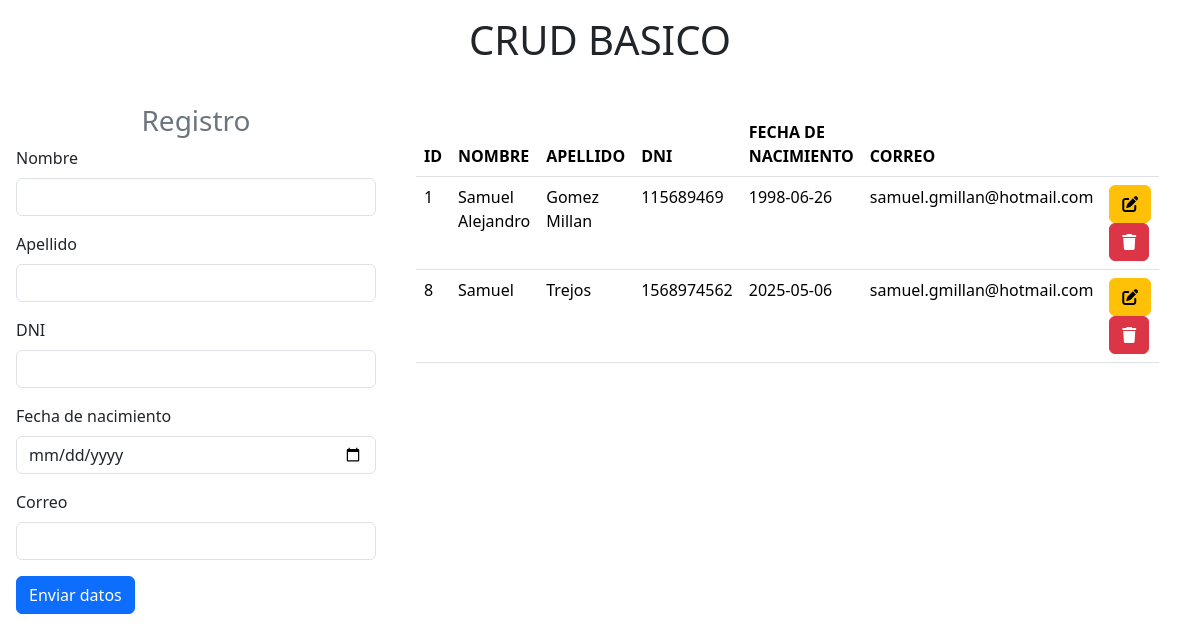
The page / on the database its author committed.
### tables this page shows
CREATE TABLE `registros` (
  `id_persona` int NOT NULL AUTO_INCREMENT,
  `nombre` varchar(100) DEFAULT NULL,
  `apellido` varchar(100) DEFAULT NULL,
  `dni` int DEFAULT NULL,
  `fecha_nac` date DEFAULT NULL,
  `correo` varchar(255) DEFAULT NULL,
  PRIMARY KEY (`id_persona`)
);

### index.php (the view, shortened to what this page needs)
<!DOCTYPE html>
<html lang="es">
<head>
    <link href="https://cdn.jsdelivr.net/npm/bootstrap@5.3.6/dist/css/bootstrap.min.css" rel="stylesheet"
>
</head>
<body>
    <h1 class="text-center p-3">CRUD BASICO</h1>
    <div class="container-fluid row">
        <form class="col-4 p-3" method="post">
            <h3 class="text-center text-secondary"> Registro</h3>
            <div class="mb-3">
                <label for="exampleInputEmail1" class="form-label">Nombre</label>
                <input type="text" class="form-control" name="nombre">
            </div>
            <div class="mb-3">
                <label for="exampleInputEmail1" class="form-label">Apellido</label>
                <input type="text" class="form-control" name="apellido">
            </div>
            <div class="mb-3">
                <label for="exampleInputEmail1" class="form-label">DNI</label>
                <input type="text" class="form-control" name="dni">
            </div>
            <div class="mb-3">
                <label for="exampleInputEmail1" class="form-label">Fecha de nacimiento</label>
                <input type="date" class="form-control" name="fecha">
            </div>
            <div class="mb-3">
                <label for="exampleInputEmail1" class="form-label">Correo</label>
                <input type="text" \ class="form-control" name="correo">
            </div>
            <button type="submit" class="btn btn-primary" name="registrar" value="ok">Enviar datos</button>
        </form>
        <div class="col-8 p-4">
            <table class="table">
                <thead class="bg-info">
                    <tr>
                        <th scope="col">ID</th>
                        <th scope="col">NOMBRE</th>
                        <th scope="col">APELLIDO</th>
                        <th scope="col">DNI</th>
                        <th scope="col">FECHA DE NACIMIENTO</th>
                        <th scope="col">CORREO</th>
                        <th scope="col"></th>
                    </tr>
                </thead>
                <tbody>
                    <?php
                    include 'Modelo/conexion.php';
                    $sql = $conexion->query("select * from registros");
                    while ($datos = $sql->fetch_object()) { ?>
                        <tr>
                            <td><?= $datos->id_persona ?></td>
                            <td><?= $datos->nombre ?></td>
                            <td><?= $datos->apellido ?></td>
                            <td><?= $datos->dni ?></td>
                            <td><?= $datos->fecha_nac ?></td>
                            <td><?= $datos->correo ?></td>
                            <td><a href="modificar_registro.php?id=<?= $datos->id_persona ?>"
                                    class="btn btn-small btn-warning"><i class="fa-solid fa-pen-to-square"></i></a>
                                <a onclick="return eliminar()" href="index.php?id=<?= $datos->id_persona ?>"
                                    class="btn btn-small btn-danger"><i class="fa-solid fa-trash"></i></a>
                            </td>
                        </tr>
                    <?php }
                    ?>
                </tbody>
            </table>
        </div>
    </div>
</body>
</html>

### rows shown on the page
registros: id_persona "1", nombre "Samuel Alejandro", apellido "Gomez Millan", dni "115689469", fecha_nac "1998-06-26", correo "samuel.gmillan@hotmail.com"
registros: id_persona "8", nombre "Samuel", apellido "Trejos", dni "1568974562", fecha_nac "2025-05-06", correo "samuel.gmillan@hotmail.com"
